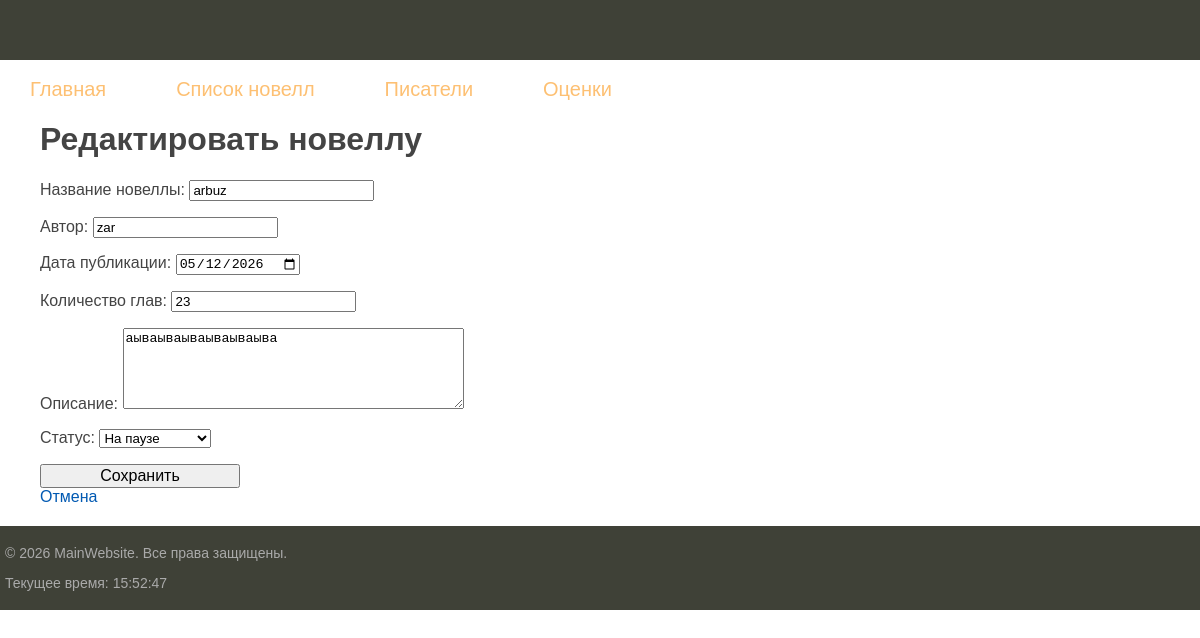
Screenshot of /novels/arbuz/edit/ with the database file from the repository.
### novel/models.py (models this page shows, shortened)
class Novel(models.Model):
    title = models.CharField(
        max_length=200,
        verbose_name="Название новеллы"
    )
    author = models.CharField(
        max_length=100,
        verbose_name="Автор"
    )
    published_date = models.DateField(
        default=timezone.now,
        verbose_name="Дата публикации"
    )
    chapters_count = models.PositiveIntegerField(
        default=1,
        verbose_name="Количество глав"
    )
    description = models.TextField(
        blank=True,
        null=True,
        verbose_name="Описание"
    )
    slug = models.SlugField(
        max_length=250,
        unique=True,
        blank=True,
        null=True,
        verbose_name="Slug (URL)"
    )
    status = models.CharField(
        max_length=20,
        choices=NovelStatus.choices,
        default=NovelStatus.DRAFT,
        verbose_name="Статус"
    )
    created_at = models.DateTimeField(auto_now_add=True)
    updated_at = models.DateTimeField(auto_now=True)
    objects = NovelManager()  # теперь Novel.objects — это наш менеджер
    all_objects = models.Manager()  # оригинальный менеджер (если понадобится)
    class Meta:
        verbose_name = "Новелла"
        verbose_name_plural = "Новеллы"
        ordering = ['-published_date', 'title']

### novel/views.py (the view)
# urls.py: path('novels/<slug:slug>/edit/', views.novel_update, name='novel_update'),
def novel_update(request, slug):
    novel = get_object_or_404(Novel, slug=slug)
    if request.method == 'POST':
        form = NovelForm(request.POST, instance=novel)
        if form.is_valid():
            novel = form.save(commit=False)
            if not novel.slug and novel.title:
                from django.utils.text import slugify
                base_slug = slugify(novel.title)
                slug_temp = base_slug
                counter = 1
                while Novel.objects.filter(slug=slug_temp).exclude(pk=novel.pk).exists():
                    slug_temp = f"{base_slug}-{counter}"
                    counter += 1
                novel.slug = slug_temp
            novel.save()
            messages.success(request, f'Новелла "{novel.title}" обновлена!')
            return redirect('novel_detail', slug=novel.slug)
    else:
        form = NovelForm(instance=novel)
    return render(request, 'novel_form.html', {'form': form, 'title': 'Редактировать новеллу'})

### novel/forms.py
class NovelForm(forms.ModelForm):
    class Meta:
        model = Novel
        fields = ['title', 'author', 'published_date', 'chapters_count', 'description', 'status']
        widgets = {
            'published_date': forms.DateInput(attrs={'type': 'date'}),
            'description': forms.Textarea(attrs={'rows': 5}),
        }

### novel/templatetags/novel_tags.py (called while the page is built)
@register.simple_tag
def current_time(format_string='%H:%M:%S'):
    return datetime.now().strftime(format_string)

### novel/templates/novel_form.html (shortened to what this page needs)
{% extends 'base.html' %}
{% block content %}
<div class="content">
    <h1>{{ title }}</h1>
    <form method="post">
        {{ form.as_p }}
        <button type="submit" class="form-button">Сохранить</button>
    </form>
    <a href="{% url 'novel_list' %}">Отмена</a>
</div>
{% endblock %}

### novel/static/css/styles.css (style rules this page uses)
html, body { font-family: 'Arial'; margin: 0; padding: 0; height: 100%; width: 100%; color: #444; }
a { color: #0059b2; text-decoration: none; }
.content { padding: 40px 20px 20px 40px; width: 100%; box-sizing: border-box; }
.form-button { min-width: 200px; font-size: 16px; }

### rows the page displays
Novel: title "arbuz", author "zar", published_date "05/12/2026", chapters_count "23", description "аываываываываываыва", status "На паузе"

### other values shown
{{ title }} "Редактировать новеллу"
